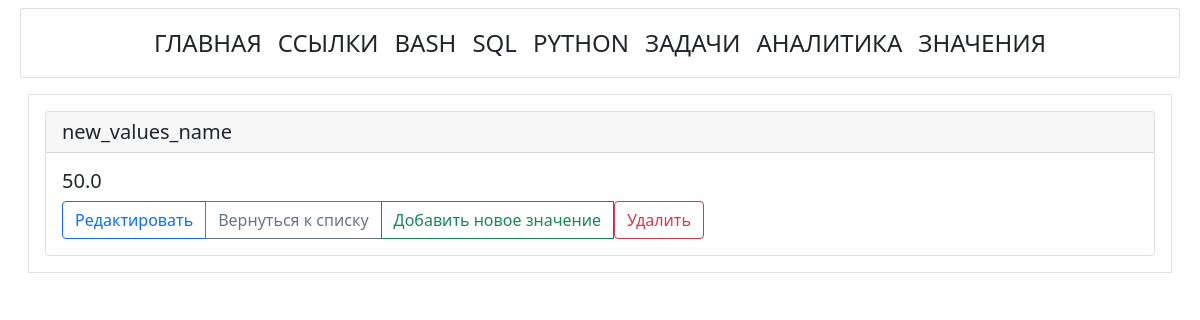
Before: /values/view/1 with the older database file.
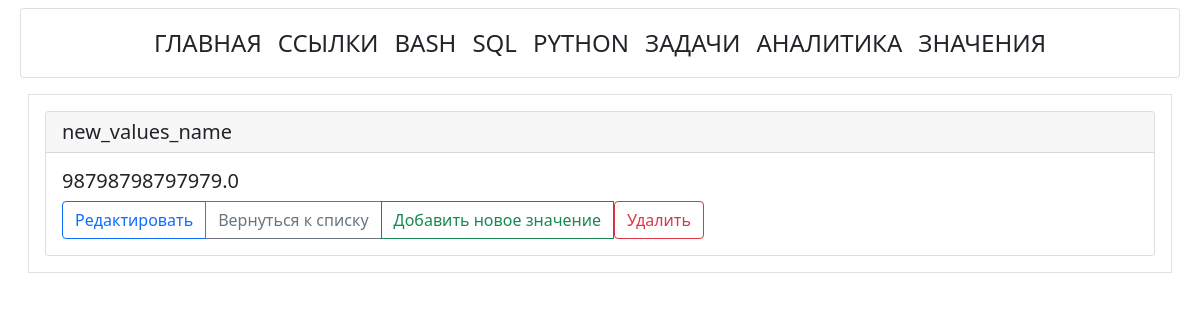
After: the same page with the newer database file.
### tables this page shows
CREATE TABLE [values_tbl] ( 
  [value_id] INTEGER PRIMARY KEY AUTOINCREMENT NOT NULL,
  [value_name] TEXT NOT NULL,
  [value] REAL NOT NULL
);

### app.py (the view)
@app.route("/values/view/<int:value_id>")
def get_post_value(value_id):
    conn = connect.get_db_connection()
    value_view = conn.execute("SELECT * FROM values_tbl WHERE value_id = ?",
                               (value_id,)).fetchone()
    conn.close()
    return render_template("values/value_view.html",
                           value_view=value_view)

### modules/connect.py (called while the page is built)
def get_db_connection():
    db_path = os.path.join(BASE_DIR, '../database.db')
    conn = sqlite3.connect(db_path)
    conn.row_factory = sqlite3.Row
    return conn

### templates/values/value_view.html (shortened to what this page needs)
{% extends 'base.html' %}
{% block content %}
<div class="bd-example">
   <div class="card">
      <h5 class="card-header">{{ value_view['value_name'] }}</h5>
      <div class="card-body">
         <h5 class="card-title">{{ value_view['value'] }}</h5>
         <div class="btn-group" role="group" aria-label="Basic example">
            <a class="btn btn-outline-primary"
               href="{{ url_for('edit_value', value_id=value_view['value_id']) }}">Редактировать</a>
            <a class="btn btn-outline-secondary" href="{{ url_for('values') }}">Вернуться к списку</a>
            <a class="btn btn-outline-success" href="{{ url_for('add_value') }}">Добавить новое значение</a>
            <form action="{{ url_for('delete_values', value_id=value_view['value_id'])}}" method="POST">
               <input type="submit" class="btn btn-outline-danger" value="Удалить"
                  onclick="return confirm('Вы уверены что хотите удалить запись?')" />
            </form>
         </div>
      </div>
   </div>
</div>
{% endblock %}

Changed rows visible on the page:
changed values_tbl "new_values_name": value "50.0" → "98798798797979.0"
